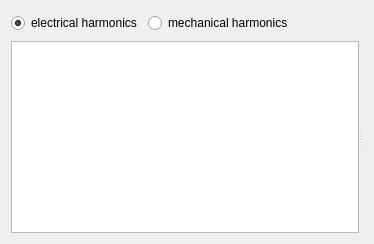
      <widget class="QWidget" name="tab_wf">
       <property name="sizePolicy">
        <sizepolicy hsizetype="Expanding" vsizetype="Preferred">
         <horstretch>0</horstretch>
         <verstretch>0</verstretch>
        </sizepolicy>
       </property>
       <attribute name="icon">
        <iconset>
         <normaloff>icons/windingfactor.png</normaloff>icons/windingfactor.png</iconset>
       </attribute>
       <attribute name="title">
        <string>Winding factor</string>
       </attribute>
       <layout class="QGridLayout" name="gridLayout_6">
        <item row="1" column="0">
         <widget class="QSplitter" name="splitter">
          <property name="sizePolicy">
           <sizepolicy hsizetype="Expanding" vsizetype="Expanding">
            <horstretch>0</horstretch>
            <verstretch>0</verstretch>
           </sizepolicy>
          </property>
          <property name="orientation">
           <enum>Qt::Horizontal</enum>
          </property>
          <widget class="QTableWidget" name="tableWidget_wf">
           <property name="sizePolicy">
            <sizepolicy hsizetype="Preferred" vsizetype="Expanding">
             <horstretch>2</horstretch>
             <verstretch>0</verstretch>
            </sizepolicy>
           </property>
           <property name="minimumSize">
            <size>
             <width>0</width>
             <height>0</height>
            </size>
           </property>
           <property name="maximumSize">
            <size>
             <width>16777215</width>
             <height>16777215</height>
            </size>
           </property>
           <property name="focusPolicy">
            <enum>Qt::StrongFocus</enum>
           </property>
           <property name="alternatingRowColors">
            <bool>true</bool>
           </property>
           <property name="selectionBehavior">
            <enum>QAbstractItemView::SelectRows</enum>
           </property>
           <attribute name="verticalHeaderVisible">
            <bool>false</bool>
           </attribute>
          </widget>
          <widget class="QWidget" name="mplwidget_wf" native="true">
           <property name="sizePolicy">
            <sizepolicy hsizetype="Preferred" vsizetype="Expanding">
             <horstretch>3</horstretch>
             <verstretch>0</verstretch>
            </sizepolicy>
           </property>
           <property name="minimumSize">
            <size>
             <width>0</width>
             <height>0</height>
            </size>
           </property>
           <property name="focusPolicy">
            <enum>Qt::NoFocus</enum>
           </property>
           <layout class="QVBoxLayout" name="mplvl_wf">
            <property name="spacing">
             <number>0</number>
            </property>
            <property name="topMargin">
             <number>0</number>
            </property>
            <property name="bottomMargin">
             <number>0</number>
            </property>
           </layout>
          </widget>
         </widget>
        </item>
        <item row="0" column="0">
         <layout class="QHBoxLayout" name="horizontalLayout">
          <item>
           <widget class="QRadioButton" name="radioButton_electrical">
            <property name="toolTip">
             <string/>
            </property>
            <property name="whatsThis">
             <string/>
            </property>
            <property name="text">
             <string>electrical harmonics</string>
            </property>
            <property name="checked">
             <bool>true</bool>
            </property>
           </widget>
          </item>
          <item>
           <widget class="QRadioButton" name="radioButton_mechanical">
            <property name="text">
             <string>mechanical harmonics</string>
            </property>
           </widget>
          </item>
          <item>
           <spacer name="horizontalSpacer">
            <property name="orientation">
             <enum>Qt::Horizontal</enum>
            </property>
            <property name="sizeHint" stdset="0">
             <size>
              <width>40</width>
              <height>20</height>
             </size>
            </property>
           </spacer>
          </item>
          <item>
           <widget class="QToolButton" name="Button_cp2clipboard_image_wf">
            <property name="minimumSize">
             <size>
              <width>24</width>
              <height>24</height>
             </size>
            </property>
            <property name="maximumSize">
             <size>
              <width>24</width>
              <height>24</height>
             </size>
            </property>
            <property name="toolTip">
             <string>Copy image to clipboard</string>
            </property>
            <property name="text">
             <string/>
            </property>
            <property name="icon">
             <iconset>
              <normaloff>icons/clipboard.png</normaloff>icons/clipboard.png</iconset>
            </property>
            <property name="autoRaise">
             <bool>true</bool>
            </property>
           </widget>
          </item>
         </layout>
        </item>
       </layout>
      </widget>
